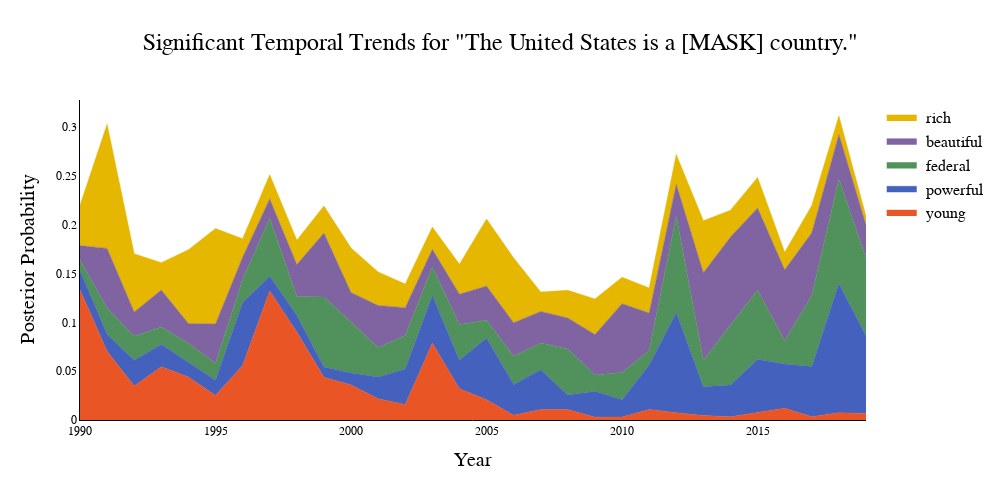

Notebook cell for this chart:
### Code cell
visuzlize_process('The United States is a [MASK] country.', top_k=25, saveas='us_country.html')

### Figure 1 — Plotly figure (JSON) as saved in the notebook; plotly's stock layout.template omitted (floating-point values rounded to 4 significant figures)
{"data": [{"fillcolor": "rgba(234, 85, 38, 1)", "hovertemplate": "<b> young</b>  %{y:.3f}<extra></extra>", "line": {"color": "#EA5526", "width": 0.5}, "mode": "lines", "name": " young", "stackgroup": "one", "type": "scatter", "x": [1990, 1991, 1992, 1993, 1994, 1995, 1996, 1997, 1998, 1999, 2000, 2001, 2002, 2003, 2004, 2005, 2006, 2007, 2008, 2009, 2010, 2011, 2012, 2013, 2014, 2015, 2016, 2017, 2018, 2019], "y": [0.1334, 0.07028, 0.03472, 0.05441, 0.04394, 0.02518, 0.05573, 0.1321, 0.09008, 0.04368, 0.03594, 0.02165, 0.01575, 0.07871, 0.03193, 0.02084, 0.004766, 0.01065, 0.01065, 0.002931, 0.002953, 0.01074, 0.007476, 0.004507, 0.003243, 0.007242, 0.012, 0.003436, 0.007449, 0.0067]}, {"fillcolor": "rgba(68, 98, 189, 1)", "hovertemplate": "<b> powerful</b>  %{y:.3f}<extra></extra>", "line": {"color": "#4462BD", "width": 0.5}, "mode": "lines", "name": " powerful", "stackgroup": "one", "type": "scatter", "x": [1990, 1991, 1992, 1993, 1994, 1995, 1996, 1997, 1998, 1999, 2000, 2001, 2002, 2003, 2004, 2005, 2006, 2007, 2008, 2009, 2010, 2011, 2012, 2013, 2014, 2015, 2016, 2017, 2018, 2019], "y": [0.01969, 0.01745, 0.02651, 0.02321, 0.01527, 0.0156, 0.06462, 0.01528, 0.01704, 0.0105, 0.01207, 0.02238, 0.03642, 0.04876, 0.02943, 0.06306, 0.03169, 0.04078, 0.01481, 0.02642, 0.01786, 0.04558, 0.1026, 0.02949, 0.03254, 0.05497, 0.04537, 0.05124, 0.1324, 0.07952]}, {"fillcolor": "rgba(81, 145, 91, 1)", "hovertemplate": "<b> federal</b>  %{y:.3f}<extra></extra>", "line": {"color": "#51915B", "width": 0.5}, "mode": "lines", "name": " federal", "stackgroup": "one", "type": "scatter", "x": [1990, 1991, 1992, 1993, 1994, 1995, 1996, 1997, 1998, 1999, 2000, 2001, 2002, 2003, 2004, 2005, 2006, 2007, 2008, 2009, 2010, 2011, 2012, 2013, 2014, 2015, 2016, 2017, 2018, 2019], "y": [0.01099, 0.02652, 0.0245, 0.01765, 0.01933, 0.01742, 0.02355, 0.05895, 0.0193, 0.0718, 0.05237, 0.03013, 0.03431, 0.0291, 0.03642, 0.01828, 0.02884, 0.02743, 0.04723, 0.01674, 0.02778, 0.01481, 0.09873, 0.02718, 0.06154, 0.0706, 0.02383, 0.07271, 0.1068, 0.07926]}, {"fillcolor": "rgba(128, 100, 162, 1)", "hovertemplate": "<b> beautiful</b>  %{y:.3f}<extra></extra>", "line": {"color": "#8064A2", "width": 0.5}, "mode": "lines", "name": " beautiful", "stackgroup": "one", "type": "scatter", "x": [1990, 1991, 1992, 1993, 1994, 1995, 1996, 1997, 1998, 1999, 2000, 2001, 2002, 2003, 2004, 2005, 2006, 2007, 2008, 2009, 2010, 2011, 2012, 2013, 2014, 2015, 2016, 2017, 2018, 2019], "y": [0.01446, 0.06139, 0.02471, 0.03769, 0.02025, 0.04005, 0.02274, 0.01986, 0.03264, 0.0654, 0.03003, 0.04306, 0.02853, 0.01809, 0.03094, 0.03485, 0.03429, 0.03227, 0.03171, 0.04132, 0.07046, 0.03837, 0.03241, 0.08949, 0.08994, 0.08411, 0.07247, 0.06417, 0.04571, 0.03401]}, {"fillcolor": "rgba(229, 183, 0, 1)", "hovertemplate": "<b> rich</b>  %{y:.3f}<extra></extra>", "line": {"color": "#E5B700", "width": 0.5}, "mode": "lines", "name": " rich", "stackgroup": "one", "type": "scatter", "x": [1990, 1991, 1992, 1993, 1994, 1995, 1996, 1997, 1998, 1999, 2000, 2001, 2002, 2003, 2004, 2005, 2006, 2007, 2008, 2009, 2010, 2011, 2012, 2013, 2014, 2015, 2016, 2017, 2018, 2019], "y": [0.04129, 0.127, 0.0596, 0.0281, 0.07538, 0.09766, 0.01891, 0.02484, 0.025, 0.02766, 0.04569, 0.03432, 0.02416, 0.02287, 0.03067, 0.06864, 0.06627, 0.01981, 0.02831, 0.03648, 0.02699, 0.02557, 0.03048, 0.05331, 0.02745, 0.03131, 0.01806, 0.02807, 0.01884, 0.009043]}], "layout": {"height": 500, "hoverlabel": {"font": {"family": "Geist Mono", "size": 12}}, "hovermode": "x", "legend": {"font": {"color": "black", "family": "Junicode", "size": 16}}, "paper_bgcolor": "rgba(0,0,0,0)", "plot_bgcolor": "rgba(0,0,0,0)", "showlegend": true, "title": {"font": {"color": "black", "family": "Junicode", "size": 24}, "text": "Significant Temporal Trends for \"The United States is a [MASK] country.\"", "x": 0.5}, "width": 1000, "xaxis": {"linecolor": "black", "linewidth": 1, "showgrid": false, "tickfont": {"color": "black", "family": "Geist Mono", "size": 12}, "title": {"font": {"color": "black", "family": "Junicode", "size": 20}, "text": "Year"}, "zeroline": false}, "yaxis": {"linecolor": "black", "linewidth": 1, "showgrid": false, "tickfont": {"color": "black", "family": "Geist Mono", "size": 12}, "title": {"font": {"color": "black", "family": "Junicode", "size": 20}, "text": "Posterior Probability"}, "zeroline": false}}}
